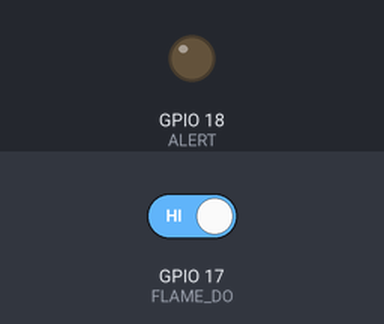
Bench run of a program on a simulated Raspberry Pi (BCM pin numbers). Shown: output pins drawn as LEDs (lit = HIGH). Inputs (shaded band) come from the test bench; at power-on: GPIO 17 (FLAME_DO) HIGH. What the program prints to the terminal is not drawn.

Above: at 1.2 s.
1.3 s: GPIO 17 (FLAME_DO) driven LOW
At 2.3 s:
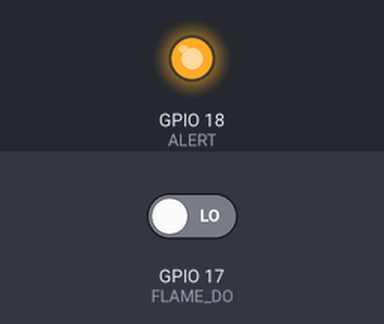
3.0 s: GPIO 17 (FLAME_DO) driven HIGH
At 3.5 s:
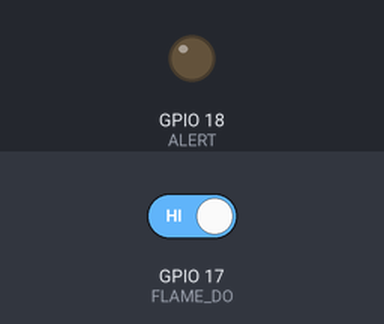
Timing chart, 0 to 6.0 s (numbered marks = the images above; inputs shaded):
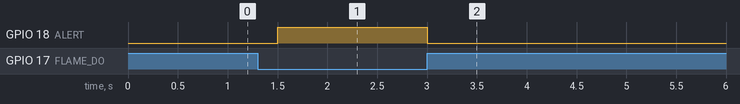

The program:

r8.py
```python
# PRACTICAL 8 - FLAME SENSOR WITH LED ALERT
# File: practical_8_flame_sensor.py

# =====================================
# PIN CONNECTIONS
# =====================================
# Flame Sensor VCC -> 3.3V -> Pin 1
# Flame Sensor GND -> GND -> Pin 6
# Flame Sensor DO  -> GPIO17 -> Physical Pin 11
# LED Positive     -> GPIO18 -> Physical Pin 12
# LED Negative     -> GND -> Pin 14

# =====================================
# HARDWARE STEPS
# =====================================
# 1. Connect flame sensor VCC and GND
# 2. Connect DO pin to GPIO17
# 3. Connect LED positive to GPIO18 using resistor
# 4. Connect LED negative to GND
# 5. Run code and bring lighter flame near sensor

# =====================================
# LIBRARY / SETTINGS
# =====================================
# Library: RPi.GPIO
# Install if needed:
# sudo apt install python3-rpi.gpio

import RPi.GPIO as GPIO
import time

FLAME_DO = 17
ALERT = 18

GPIO.setmode(GPIO.BCM)
GPIO.setup(FLAME_DO, GPIO.IN)
GPIO.setup(ALERT, GPIO.OUT)

GPIO.output(ALERT, False)

print("Flame Sensor Ready... Press CTRL+C to stop")

try:
    while True:
        value = GPIO.input(FLAME_DO)
        print("Sensor Output =", value)

        if value == 0:
            GPIO.output(ALERT, True)
            print("🔥 Flame Detected! ALERT ON")
        else:
            GPIO.output(ALERT, False)
            print("No flame detected. ALERT OFF")

        time.sleep(0.5)

except KeyboardInterrupt:
    print("Exiting...")

finally:
    GPIO.cleanup()
```

Measured:
- after the input at 1.3 s, GPIO 18 (ALERT): LOW → HIGH after 0.20 s
- after the input at 3.0 s, GPIO 18 (ALERT): HIGH → LOW at once
